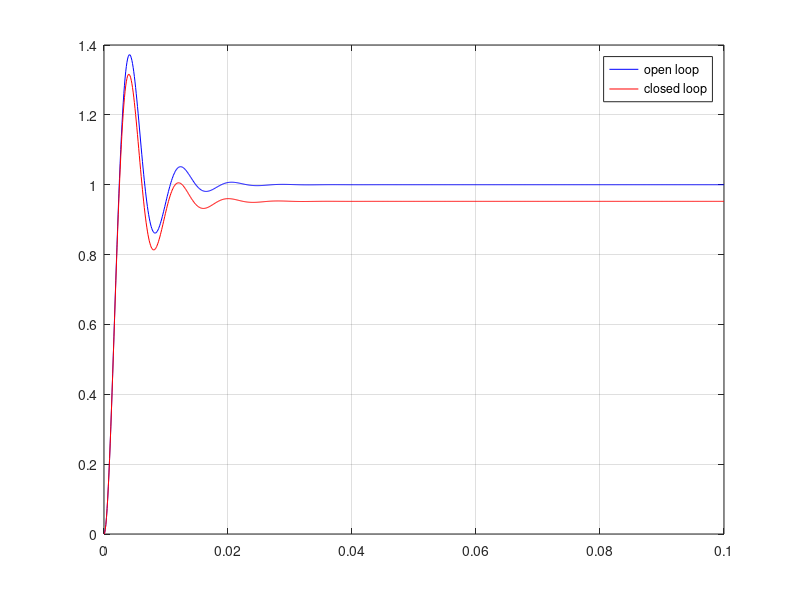
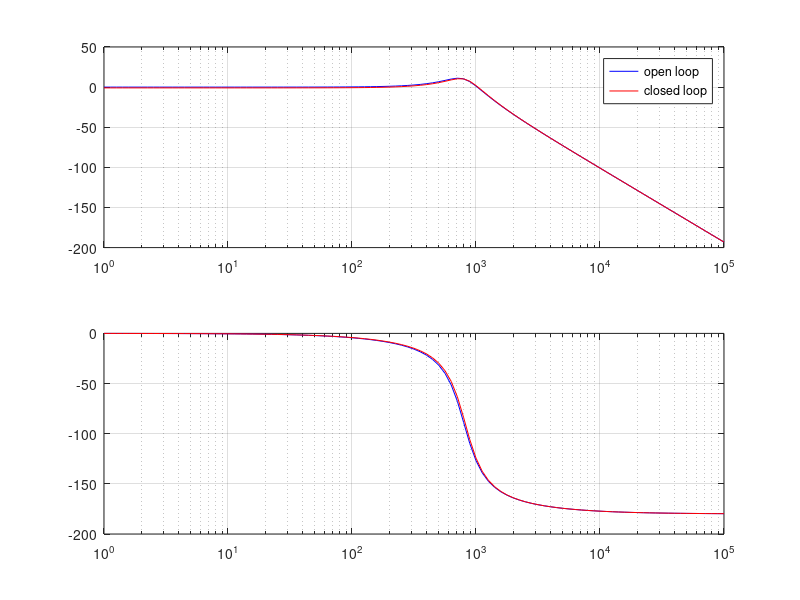

These charts were generated, in order, by the following MATLAB code:
%% CeTI / Bloc 4 / Systèmes et asservissements
% Mission 4.6 - Système 2nd ordre + rebouclage

% Définition constante
w0 = 800;
m = 0.3;

% Définition système

H_num = [1];
H_den = [(1/w0)^2 2*m/w0 1];

H_sys = tf(H_num, H_den)

K = 1/20;
H_total = feedback(H_sys, K);

%% Réponse à un échelon
t = linspace(0, 0.1, 1001);
[IND_H, Time_H] = step(H_sys, t);
[IND_total, Time_total] = step(H_total, t);
figure(1)
plot(Time_H, IND_H, 'b', 'DisplayName', 'open loop');
hold on;
plot(Time_total, IND_total, 'r', 'DisplayName', 'closed loop');
grid on;
legend;

%% Réponse en fréquence
w = logspace(0, 5, 101);
[mag_H, phase_H, w_H] = bode(H_sys, w);
[mag_t, phase_t, w_t] = bode(H_total, w);
mag_H = squeeze(mag_H);
phase_H = squeeze(phase_H);
w_H = squeeze(w_H);
mag_t = squeeze(mag_t);
phase_t = squeeze(phase_t);
w_t = squeeze(w_t);
figure(2)
subplot(2,1,1)
semilogx(w_H, 20*log(abs(mag_H)), 'b', 'DisplayName', 'open loop');
hold on;
semilogx(w_t, 20*log(abs(mag_t)), 'r', 'DisplayName', 'closed loop');
grid on;
legend;
subplot(2,1,2)
semilogx(w_H, phase_H, 'b');
hold on;
semilogx(w_t, phase_t, 'r');
grid on;
